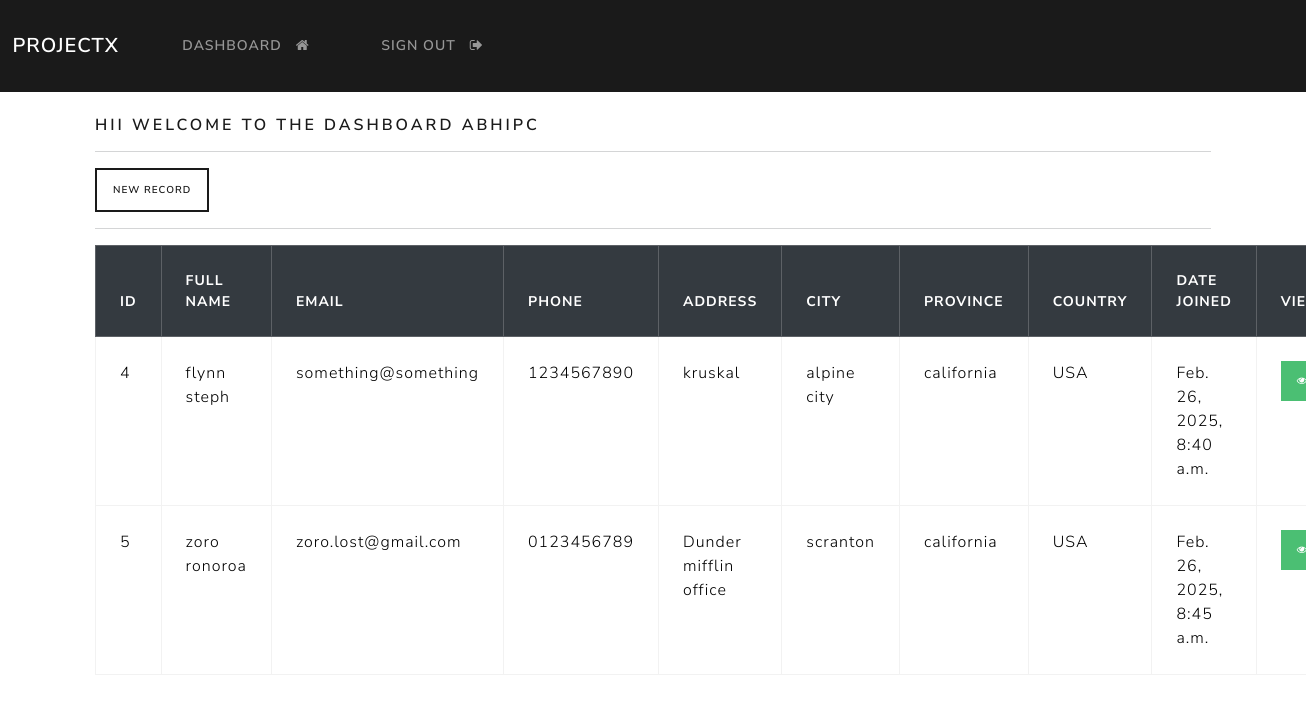
The page /dashboard/ (signed in) on the database its author committed.
### webapp/models.py (models this page shows, shortened)
class Record(models.Model):
    creation_date = models.DateTimeField(auto_now_add=True)
    first_name = models.CharField(max_length=100)
    last_name = models.CharField(max_length=100)
    email = models.CharField(max_length=255)
    phone = models.CharField(max_length=10)
    address = models.CharField(max_length=300)
    city = models.CharField(max_length=255)
    province = models.CharField(max_length=255)
    country = models.CharField(max_length=100)

### webapp/views.py (the view)
# urls.py: path("dashboard/", views.dashboard, name="dashboard"),  # dashboard page
@login_required(login_url="my_login")
def dashboard(request):
    my_records = Record.objects.all()
    context = {"records": my_records}
    return render(request, "webapp/dashboard.html", context=context)

### webapp/templates/webapp/dashboard.html (shortened to what this page needs)
{% extends "webapp/base.html" %}
{% block content %}
<h5> HII WELCOME TO THE DASHBOARD {{ user }}</h5>
<hr>
<a class="btn btn-outline-primary btn-sm" href={% url 'create_record' %}>
  New Record
<hr>
<table class="table table-hover table-bordered">
  <thead class="table-dark">
    <tr>
      <th scope="col">ID</th>
      <th scope="col">Full Name</th>
      <th scope="col">Email</th>
      <th scope="col">Phone</th>
      <th scope="col">Address</th>
      <th scope="col">City</th>
      <th scope="col">Province</th>
      <th scope="col">Country</th>
      <th scope="col">Date Joined</th>
      <th scope="col">View</th>
    </tr>
  </thead>
  <tbody>
    {% if records %}
    {% for record in records %}
    <tr>
      <td> {{ record.id }} </td>
      <td> {{ record.first_name }} {{ record.last_name }} </td>
      <td> {{ record.email }} </td>
      <td> {{ record.phone }} </td>
      <td> {{ record.address }} </td>
      <td> {{ record.city }} </td>
      <td> {{ record.province }} </td>
      <td> {{ record.country }} </td>
      <td> {{ record.creation_date }} </td>
      <td> <a class="btn btn-success btn-sm" href="{% url 'record' record.id %}"><i class="fa fa-eye"
            aria-hidden="true"></i></a> </td>
    </tr>
    {% endfor %}
    {% endif %}
  </tbody>
</table>
{% endblock content %}

### webapp/templates/webapp/base.html (shortened to what this page needs)
{% load static %}
<!DOCTYPE html>
<html lang="en">
<head>
  <link rel="stylesheet" type="text/css" href="https://bootswatch.com/5/lux/bootstrap.min.css">
  <link href={% static "css/style.css" %} rel="stylesheet">
  <link rel="stylesheet" href="https://cdnjs.cloudflare.com/ajax/libs/font-awesome/4.7.0/css/font-awesome.min.css">
</head>
<body>
  {% include "webapp/navbar.html" %}
  <div class="container">
    <br>
    {% block content %}
    {% endblock content %}
  </div>
</body>
</html>

### webapp/templates/webapp/navbar.html (shortened to what this page needs)
<nav class="navbar navbar-expand-lg navbar-dark bg-primary justify-content-center">
  <a class="navbar-brand main-heading" href="{% url '' %}">
    &nbsp; ProjectX
  </a>
  <div class="collapse navbar-collapse text-center" id="navbarNavDropdown">
    <ul class="navbar-nav mr-auto">
      {% if user.is_authenticated %}
      <li class="nav-item">
        <a class="nav-link" href="{% url 'dashboard' %}">Dashboard &nbsp; <i class="fa fa-home" aria-hidden="true"></i>
        </a>
      </li>
      <li class="nav-item">
        <a class="nav-link" href="{% url 'user_logout' %}">Sign out &nbsp; <i class="fa fa-sign-out"
            aria-hidden="true"></i> </a>
      </li>
    </ul>
    {% endif %}
  </div>
</nav>

### rows shown on the page
Record: id "4", first_name "flynn", last_name "steph", email "something@something", phone "1234567890", address "kruskal", city "alpine city", province "california", country "USA", creation_date "Feb. 26, 2025, 8:40 a.m."
Record: id "5", first_name "zoro", last_name "ronoroa", email "zoro.lost@gmail.com", phone "0123456789", address "Dunder mifflin office", city "scranton", province "california", country "USA", creation_date "Feb. 26, 2025, 8:45 a.m."

### other values the page prints
{{ user }} "ABHIPC"
